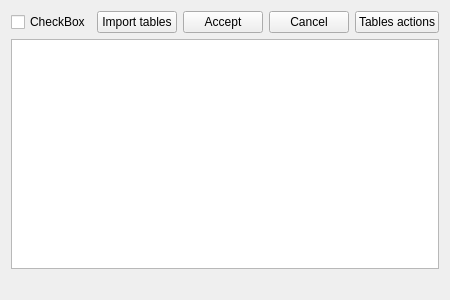
<?xml version="1.0" encoding="UTF-8"?>
<ui version="4.0">
 <class>TreeWidgetImportedTables</class>
 <widget class="QWidget" name="TreeWidgetImportedTables">
  <property name="geometry">
   <rect>
    <x>0</x>
    <y>0</y>
    <width>400</width>
    <height>300</height>
   </rect>
  </property>
  <property name="windowTitle">
   <string>Form</string>
  </property>
  <layout class="QVBoxLayout" name="verticalLayout">
   <item>
    <layout class="QHBoxLayout" name="horizontalLayout">
     <item>
      <widget class="QCheckBox" name="pickAllCheckBox">
       <property name="text">
        <string>CheckBox</string>
       </property>
      </widget>
     </item>
     <item>
      <spacer name="horizontalSpacer">
       <property name="orientation">
        <enum>Qt::Horizontal</enum>
       </property>
       <property name="sizeHint" stdset="0">
        <size>
         <width>40</width>
         <height>20</height>
        </size>
       </property>
      </spacer>
     </item>
     <item>
      <widget class="QPushButton" name="importButton">
       <property name="text">
        <string>Import tables</string>
       </property>
       <property name="icon">
        <iconset resource="../../resource.qrc">
         <normaloff>:/resource/icons/icon_action_import.png</normaloff>:/resource/icons/icon_action_import.png</iconset>
       </property>
      </widget>
     </item>
     <item>
      <widget class="QPushButton" name="acceptActionBtn">
       <property name="text">
        <string>Accept</string>
       </property>
      </widget>
     </item>
     <item>
      <widget class="QPushButton" name="rejectActionBtn">
       <property name="text">
        <string>Cancel</string>
       </property>
      </widget>
     </item>
     <item>
      <widget class="QPushButton" name="menuButton">
       <property name="text">
        <string>Tables actions</string>
       </property>
      </widget>
     </item>
    </layout>
   </item>
   <item>
    <widget class="QTreeView" name="treeView"/>
   </item>
   <item>
    <widget class="QLabel" name="countLabel">
     <property name="text">
      <string/>
     </property>
    </widget>
   </item>
  </layout>
 </widget>
 <resources>
  <include location="../../resource.qrc"/>
 </resources>
 <connections/>
</ui>
